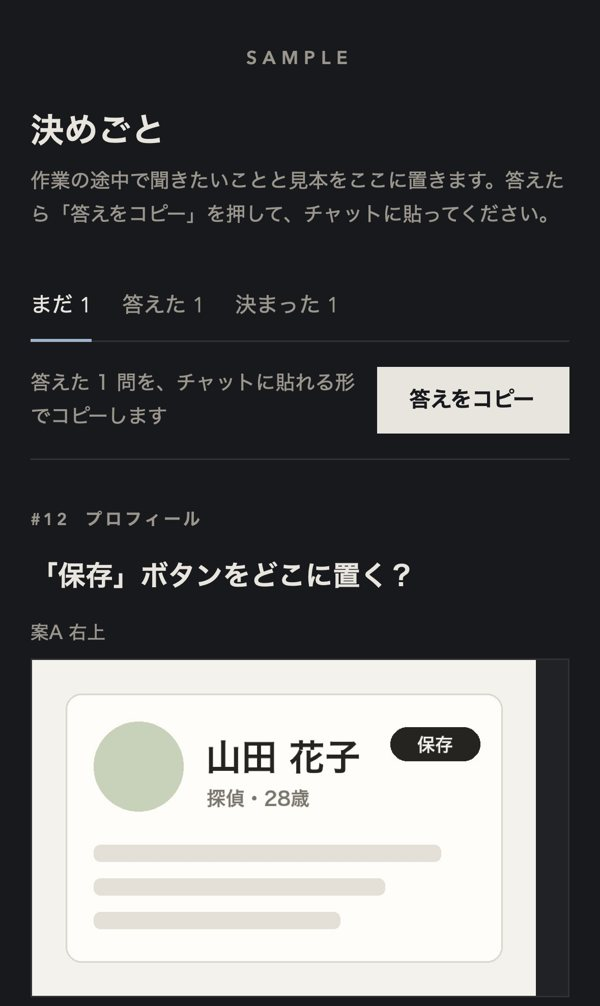
#> input picture skills/claude-skill-decision-board/images/board-dark.jpg, 600 x 1006 px
$ python -i pick.py   (imports and definitions only)
#> lines starting #> are read from the running program, lines starting #| are printed output that depends on the picture
#> further down, picture is the input picture: PIL image 600x1006 RGB; mean R, G, B 92.5, 92.9, 93.6
#!/usr/bin/env python3
"""Score captured frames, drop duplicates/boring ones, and build a numbered contact sheet
for Claude to look at. Usage: pick.py RAW_DIR [--top 16] [--out DIR]  (default: parent of RAW_DIR)"""
import argparse, json, math, os, glob
from PIL import Image, ImageChops, ImageFilter, ImageStat, ImageDraw, ImageFont

ap = argparse.ArgumentParser()
# [2 lines not run here, left out]
# default: the work/ folder that holds RAW_DIR (store-assets/work/raw -> store-assets/work)
# [1 line that did not run here, left out]

def dhash(im, n=12):
    g = im.convert("L").resize((n + 1, n))
    p = g.tobytes()
    return [p[r * (n + 1) + c] > p[r * (n + 1) + c + 1] for r in range(n) for c in range(n)]

def colorfulness(im):
    # Hasler & Suesstrunk colorfulness, computed with ImageStat (fast, no per-pixel Python loops)
    r, g, b = [ImageChops.add(x, Image.new("L", x.size), 1, 0) for x in im.convert("RGB").resize((160, 160)).split()]
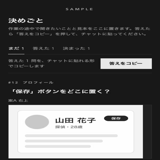
#> r: PIL image 160x160 L; min 9, max 255, mean 92.5
    rg = ImageChops.subtract(r, g, 2, 128)                        # (r-g)/2 + 128
    yb = ImageChops.subtract(ImageChops.add(r, g, 4, 0), b, 2, 128)  # ((r+g)/2 - b)/2 + 128 approx
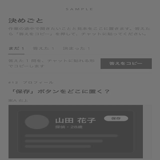
#> yb: PIL image 160x160 L; min 64, max 124, mean 103.8
    s1, s2 = ImageStat.Stat(rg), ImageStat.Stat(yb)
    sd = math.hypot(s1.stddev[0], s2.stddev[0]) * 2
#> sd = 44.23
    mu = math.hypot(s1.mean[0] - 128, s2.mean[0] - 128) * 2
#> mu = 48.38
    return sd + 0.3 * mu

frames = []
# [17 lines not run here, left out]
def sim(x, y):
    d = math.sqrt(sum((p - q) ** 2 for p, q in zip(x["sig"], y["sig"])) / len(x["sig"]))
    return max(0.0, 1 - d / 55)  # 1 = same scene colors, 0 = very different
picked, pool = [], frames[:]
# [5 lines not run here, left out]
cols = 4; tw = 270; th = int(tw * picked[0]["size"][1] / picked[0]["size"][0]) if picked else 480
rows = math.ceil(len(picked) / cols) or 1
sheet = Image.new("RGB", (cols * (tw + 10) + 10, rows * (th + 40) + 10), (18, 18, 22))
d = ImageDraw.Draw(sheet)
try: font = ImageFont.truetype("/System/Library/Fonts/Supplemental/Arial Bold.ttf", 22)
except Exception: font = ImageFont.load_default()
# [5 lines not run here, left out]
res = [{"n": i + 1, "file": fr["file"], "score": fr["score"]} for i, fr in enumerate(picked)]
# [2 lines not run here, left out]

>>> from PIL import Image
>>> picture = Image.open('../../claude-skill-decision-board/images/board-dark.jpg')
>>> result = colorfulness(picture)
#> result = 58.74
